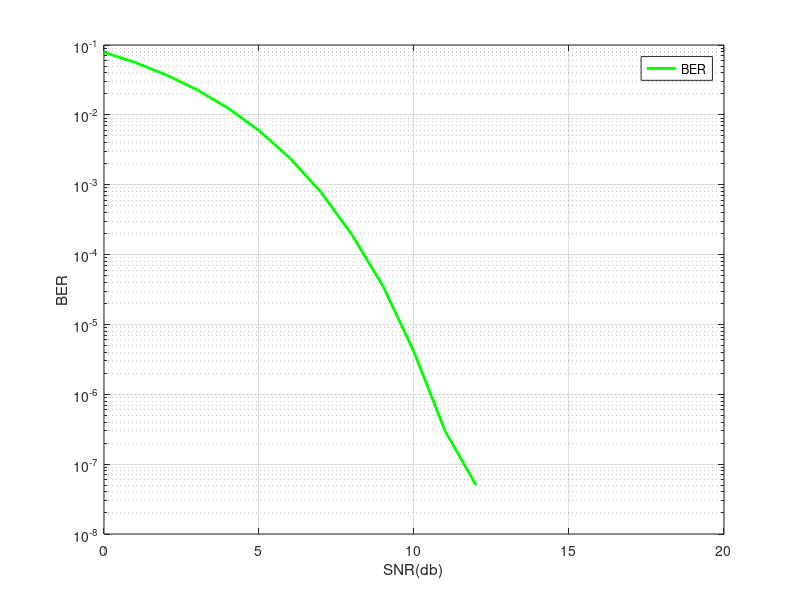

Write the MATLAB code that produced this figure.
close all;
clear all;
clc;

blockLength = 1000;
nBlocks = 20000;
SNRdb = 0:1:15;              % Signal-to-noise ratio in dB
SNR = 10.^(SNRdb/10);        % Convert SNR from dB to linear scale
No = 1;                      % Noise power spectral density
BER_BPSK = zeros(1, length(SNRdb)); % Initialize BER array

for blk = 1:nBlocks
    Bits = randi([0 1], blockLength, 1);  % 1. Generate random bits of length equal to block length
    Sym = 2*Bits - 1;                     % 2. Generate BPSK symbols (map bit 1 -> +1, bit 0 -> -1)
    noise = sqrt(No/2) * randn(blockLength, 1);  % 3. Generate noise with variance No/2
   
    for K = 1:length(SNRdb)
        TxSym = sqrt(SNR(K)) * Sym;         % 4. Transmit the symbols, adjust amplitude according to SNR
        RxSym = TxSym + noise;              % 5. Calculate the received symbols (add noise)
        DecBits = real((RxSym) > 0);                % 6. Decision rule: if RxSym > 0, decode as 1, else decode as 0
        BER_BPSK(K) = BER_BPSK(K) + sum(DecBits ~= Bits)/blockLength;  % 7. Calculate BER for each SNR value
    end
end

BER = BER_BPSK / nBlocks;  % Compute average BER

semilogy(SNRdb,BER,'g','linewidth',2.0,'MarkerSize',9.0);
grid on;
legend('BER');
xlabel('SNR(db)');
ylabel('BER')
